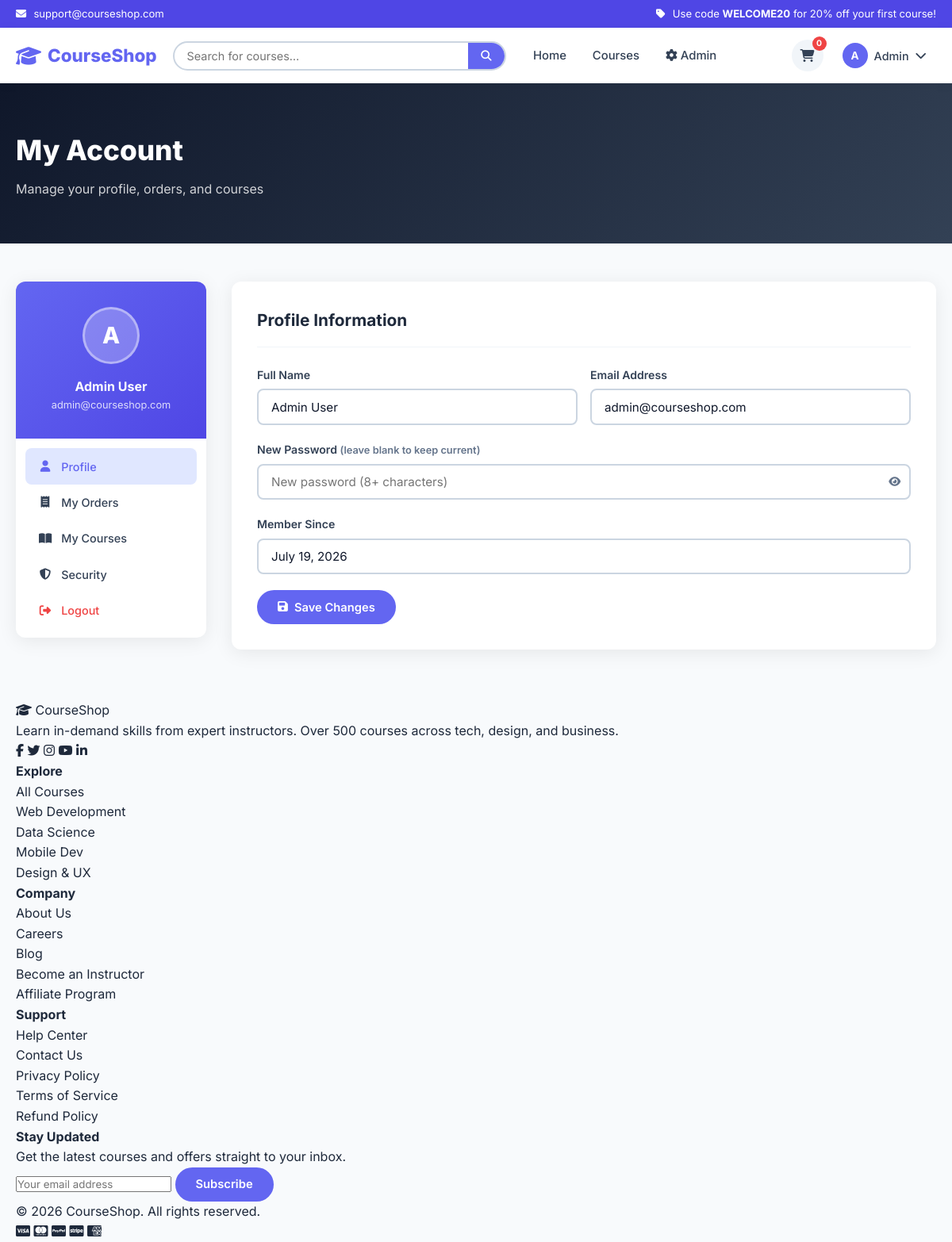
The app's page /pages/account.php (signed in) with its own data.
### tables this page shows
CREATE TABLE IF NOT EXISTS users (
    id            INT UNSIGNED AUTO_INCREMENT PRIMARY KEY,
    name          VARCHAR(120) NOT NULL,
    email         VARCHAR(180) NOT NULL UNIQUE,
    password_hash VARCHAR(255) NOT NULL,
    avatar        VARCHAR(255) DEFAULT NULL,
    role          ENUM('student','admin') DEFAULT 'student',
    is_active     TINYINT(1)   DEFAULT 1,
    created_at    TIMESTAMP    DEFAULT CURRENT_TIMESTAMP,
    updated_at    TIMESTAMP    DEFAULT CURRENT_TIMESTAMP ON UPDATE CURRENT_TIMESTAMP
);

### config/database.php (called while the page is built, shortened)
<?php
class Database {
    private static ?PDO $instance = null;
    public static function getInstance(): PDO {
        if (self::$instance === null) {
            $dsn = sprintf(
                'mysql:host=%s;dbname=%s;charset=%s',
                DB_HOST, DB_NAME, DB_CHARSET
            );
            $options = [
                PDO::ATTR_ERRMODE            => PDO::ERRMODE_EXCEPTION,
                PDO::ATTR_DEFAULT_FETCH_MODE => PDO::FETCH_ASSOC,
                PDO::ATTR_EMULATE_PREPARES   => false,
            ];
            try {
                self::$instance = new PDO($dsn, DB_USER, DB_PASS, $options);
            } catch (PDOException $e) {
                error_log('DB connection failed: ' . $e->getMessage());
                die(json_encode(['error' => 'Database connection failed.']));
            }
        }
        return self::$instance;
    }
}
function db(): PDO {
    return Database::getInstance();
}

### config/helpers.php (called while the page is built, shortened)
<?php
function e(string $s): string {
    return htmlspecialchars($s, ENT_QUOTES | ENT_SUBSTITUTE, 'UTF-8');
}
function sanitize(string $input): string {
    return trim(strip_tags($input));
}

### pages/account.php (the view, shortened to what this page needs)
<?php
$uid  = $_SESSION['user_id'];
$tab  = sanitize($_GET['tab'] ?? 'profile');
$user = db()->prepare('SELECT * FROM users WHERE id = ?');
$user->execute([$uid]);
$user = $user->fetch();
require_once __DIR__ . '/../includes/header.php';
?>
<div class="page-header">
    <div class="container">
        <h1>My Account</h1>
        <p>Manage your profile, orders, and courses</p>
    </div>
</div>
<div class="container" style="padding-bottom:4rem">
    <div class="account-layout">
        <aside class="account-sidebar">
            <div class="account-sidebar__header">
                <div class="account-sidebar__avatar"><?= strtoupper(substr($user['name'],0,1)) ?></div>
                <div class="account-sidebar__name"><?= e($user['name']) ?></div>
                <div class="account-sidebar__email"><?= e($user['email']) ?></div>
            </div>
            <nav class="account-nav">
                <a href="?tab=profile"  class="<?= $tab==='profile'  ? 'active' : '' ?>"><i class="fas fa-user"></i> Profile</a>
                <a href="?tab=orders"   class="<?= $tab==='orders'   ? 'active' : '' ?>"><i class="fas fa-receipt"></i> My Orders</a>
                <a href="?tab=courses"  class="<?= $tab==='courses'  ? 'active' : '' ?>"><i class="fas fa-book-open"></i> My Courses</a>
                <a href="?tab=security" class="<?= $tab==='security' ? 'active' : '' ?>"><i class="fas fa-shield-alt"></i> Security</a>
                <a href="<?= SITE_URL ?>/auth/logout.php" style="color:var(--danger)"><i class="fas fa-sign-out-alt"></i> Logout</a>
            </nav>
        </aside>
        <div class="account-content">
            <?php if ($tab === 'profile'): ?>
            <div class="account-content__header">
                <h2>Profile Information</h2>
            </div>
            <form method="POST" action="?tab=profile">
                <div class="form-row">
                    <div class="form-group">
                        <label>Full Name</label>
                        <input type="text" name="name" class="form-control" value="<?= e($user['name']) ?>" required>
                    </div>
                    <div class="form-group">
                        <label>Email Address</label>
                        <input type="email" name="email" class="form-control" value="<?= e($user['email']) ?>" required>
                    </div>
                </div>
                <div class="form-group">
                    <label>New Password <span style="font-size:.8rem;color:var(--gray-500)">(leave blank to keep current)</span></label>
                    <div class="password-toggle">
                        <input type="password" name="new_password" class="form-control" placeholder="New password (8+ characters)" autocomplete="new-password">
                        <button type="button" class="password-toggle__btn"><i class="fas fa-eye"></i></button>
                    </div>
                </div>
                <div class="form-group">
                    <label>Member Since</label>
                    <input type="text" class="form-control" value="<?= date('F j, Y', strtotime($user['created_at'])) ?>" disabled>
                </div>
                <button type="submit" class="btn btn--primary"><i class="fas fa-save"></i> Save Changes</button>
            </form>
            <?php endif; ?>
        </div>
    </div>
</div>
<?php require_once __DIR__ . '/../includes/footer.php'; ?>

### assets/css/style.css (style rules this page uses)
*, *::before, *::after { box-sizing: border-box; margin: 0; padding: 0; }
html { scroll-behavior: smooth; font-size: 16px; }
body { font-family: 'Inter', sans-serif; color: #1e293b; background: #f8fafc; line-height: 1.6; min-height: 100vh; display: flex; flex-direction: column; }
a { color: inherit; text-decoration: none; }
button, input, select, textarea { font-family: inherit; }
:root { --primary: #6366f1; --primary-dark: #4f46e5; --primary-light: #e0e7ff; --secondary: #f59e0b; --secondary-dark:#d97706; --success: #10b981; --danger: #ef4444; --warning: #f59e0b; --info: #3b82f6; --dark: #0f172a; --gray-900: #1e293b; --gray-700: #334155; --gray-500: #64748b; --gray-300: #cbd5e1; --gray-100: #f1f5f9; --white: #ffffff; --radius: 12px; --radius-sm: 8px; --shadow: 0 4px 24px rgba(0,0,0,.08); --shadow-lg: 0 12px 40px rgba(0,0,0,.14); --transition: .2s ease; --nav-h: 70px; }
.container { width: 100%; max-width: 1200px; margin: 0 auto; padding: 0 1.25rem; }
.btn { display: inline-flex; align-items: center; justify-content: center; gap: .5rem; padding: .65rem 1.5rem; border-radius: 50px; font-weight: 600; font-size: .92rem; cursor: pointer; border: 2px solid transparent; transition: all var(--transition); text-align: center; }
.btn--primary { background: var(--primary); color: #fff; border-color: var(--primary); }
.form-group { margin-bottom: 1.25rem; }
.form-group label { display: block; font-weight: 600; font-size: .88rem; margin-bottom: .4rem; color: var(--gray-700); }
.form-control { width: 100%; padding: .7rem 1rem; border: 2px solid var(--gray-300); border-radius: var(--radius-sm); font-size: .95rem; color: var(--dark); background: var(--white); transition: border-color var(--transition), box-shadow var(--transition); outline: none; }
.form-row { display: grid; grid-template-columns: 1fr 1fr; gap: 1rem; }
.password-toggle { position: relative; }
.password-toggle .form-control { padding-right: 2.8rem; }
.password-toggle__btn { position: absolute; right: .8rem; top: 50%; transform: translateY(-50%); background: none; border: none; cursor: pointer; color: var(--gray-500); transition: color var(--transition); }
.account-layout { display: grid; grid-template-columns: 240px 1fr; gap: 2rem; align-items: start; }
.account-sidebar { background: var(--white); border-radius: var(--radius); box-shadow: var(--shadow); overflow: hidden; position: sticky; top: calc(var(--nav-h) + 1rem); }
.account-sidebar__header { background: linear-gradient(135deg, var(--primary), var(--primary-dark)); padding: 2rem 1.5rem; text-align: center; color: #fff; }
.account-sidebar__avatar { width: 72px; height: 72px; border-radius: 50%; background: rgba(255,255,255,.25); display: grid; place-items: center; margin: 0 auto 1rem; font-size: 1.8rem; font-weight: 800; border: 3px solid rgba(255,255,255,.4); }
.account-sidebar__name { font-weight: 700; font-size: 1rem; }
.account-sidebar__email { font-size: .8rem; opacity: .8; }
.account-nav { padding: .75rem; }
.account-nav a { display: flex; align-items: center; gap: .7rem; padding: .7rem 1rem; border-radius: var(--radius-sm); color: var(--gray-700); font-size: .9rem; font-weight: 500; transition: all var(--transition); }
.account-nav a:hover, .account-nav a.active { background: var(--primary-light); color: var(--primary); }
.account-nav a i { width: 18px; text-align: center; }
.account-content { background: var(--white); border-radius: var(--radius); box-shadow: var(--shadow); padding: 2rem; }
.account-content__header { display: flex; align-items: center; justify-content: space-between; margin-bottom: 1.5rem; padding-bottom: 1rem; border-bottom: 1px solid var(--gray-100); }
.account-content__header h2 { font-size: 1.3rem; font-weight: 700; }
.page-header { background: linear-gradient(135deg, var(--dark), var(--gray-700)); color: #fff; padding: 3.5rem 0; margin-bottom: 3rem; }
.page-header h1 { font-size: 2.2rem; font-weight: 800; margin-bottom: .5rem; }
.page-header p { opacity: .8; font-size: 1rem; }

### records on screen
users: name "A", name "Admin User", email "admin@courseshop.com", created_at "July 19, 2026"

### other values on screen
SITE_EMAIL "support@courseshop.com"
SITE_NAME "CourseShop"
$cart_count "0"
substr($_SESSION['user_name'], 0, 1) "A"
explode(' ', $_SESSION['user_name'])[0] "Admin"
